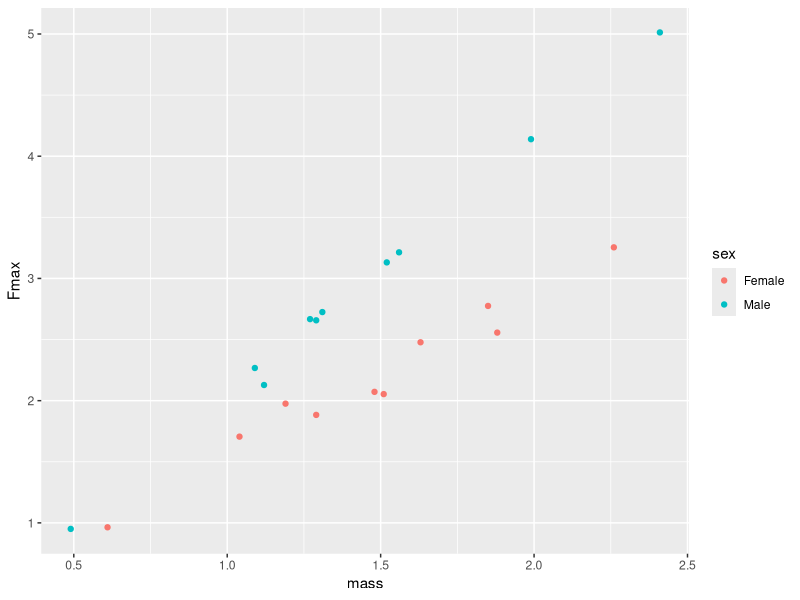

Here is the R script that generated this plot: (Note: this script raises an error after producing the figure.)
## ---- chunk 1
library(tidyverse)
library(kableExtra)
dat <- tibble(
  mass=rnorm(20,1.4,0.5) %>% round(.,2),
  sex=rep(c("Male","Female"),10)
) %>%
  mutate(m=ifelse(sex=="Male",1,0.7)) %>% 
  mutate(Fmax=mass*2*runif(20,m-0.1,m+0.1)^0.8 %>% round(.,2))

dat %>% 
  ggplot(aes(mass,Fmax,col=sex))+geom_point()

write_csv(dat %>% select(-m),"/Users/biology/Dropbox/Documents/bc (1)/5380.s24/class/data/bite_force.csv")
## ---- chunk 2
dat %>% 
  select(-m) %>% 
  kable(caption = "Table 1: Bite force data for 20 squirrels. Mass is given in kg, bite force ('Fmax') is given in N") %>% 
  kable_minimal()
